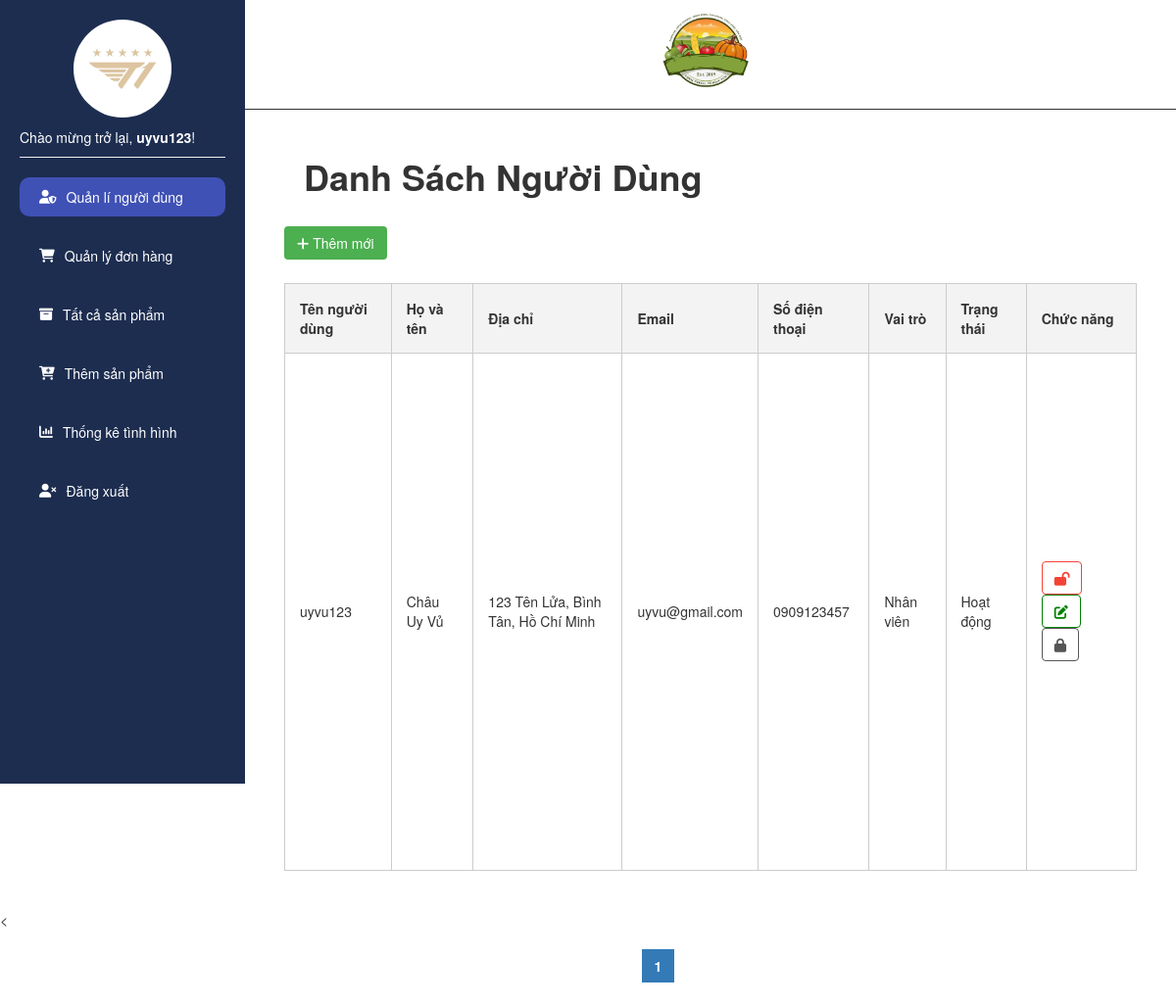
The app's page /admin/pages/usermanage.php (signed in) with its own data.
### tables this page shows
CREATE TABLE `nguoidung` (
  `fullname` varchar(255) NOT NULL,
  `user_name` varchar(255) NOT NULL,
  `hashPass` varchar(255) NOT NULL,
  `user_email` varchar(255) NOT NULL,
  `user_address` varchar(255) NOT NULL,
  `phone` varchar(11) NOT NULL,
  `user_role` enum('Nhân viên','Khách hàng') NOT NULL,
  `user_status` enum('Hoạt động','Đã khóa') NOT NULL,
  `province` varchar(255) NOT NULL,
  `district` varchar(255) NOT NULL,
  `ward` varchar(255) NOT NULL
);

### admin/pages/usermanage.php (the view, shortened to what this page needs)
<?php
require '../config/connect.php';
$page = isset($_GET['page']) ? (int)$_GET['page'] : 1;
$limit = 4;
$offset = ($page - 1) * $limit;
$sql = "SELECT user_name, fullname, user_address, user_email, phone, user_role, user_status, district, province FROM nguoidung nd LIMIT $limit OFFSET $offset";
$result = $conn->query($sql);
$totalSql = "SELECT COUNT(*) as total FROM nguoidung";
$totalResult = $conn->query($totalSql);
$totalRow = $totalResult->fetch_assoc();
$totalUsers = $totalRow['total'];
$totalPages = ceil($totalUsers / $limit);
?>
<!DOCTYPE html>
<html lang="en">
<head>
    <link rel="stylesheet" href="./stylescss/usermanage.css">
    <link rel="stylesheet" href="./stylescss/responsiveuser.css">
    <link rel="stylesheet" href="https://cdnjs.cloudflare.com/ajax/libs/font-awesome/6.0.0-beta3/css/all.min.css">
    <link rel="stylesheet" href="https://maxcdn.bootstrapcdn.com/bootstrap/3.3.7/css/bootstrap.min.css">
</head>
<body>
    <div class="sidebar" id="sidebar">
        <div class="sidebar-content">
            <nav>
                <ul style="margin-bottom: 10px;">
                    <li class="user-info">
                        <div class="img-edit">
                            <img class="img-head" src="../img/admin.jpg" alt="User Image">
                        </div>
                        <?php if (isset($_SESSION['fullname'])): ?>
            <div> Chào mừng trở lại, <strong><?php echo htmlspecialchars($_SESSION['user_name']); ?></strong>! </div>
        <?php endif; ?>
                    </li>
                </ul>
            </nav>
        </div>
        <hr>
        <ul class="sidebar-menu">
            <a class="icon-denim icon-denim-active" href="./usermanage.php" target="_self"> <i
                    class="fa-solid fa-user-shield"></i> <span>Quản lí người dùng</span></a>
            <a class="icon-denim" href="./order.php" target="_self"> <i class="fa-solid fa-cart-shopping"></i> Quản lý
                đơn hàng</a>
            <a class="icon-denim" href="./prolist.php" target="_self"><i class="fa-solid fa-box-archive"></i> Tất cả
                sản phẩm</a>
            <a class="icon-denim" href="./addpro.php" target="_self"> <i class="fa-solid fa-cart-plus"></i> Thêm sản
                phẩm</a>
            <a class="icon-denim" href="./satistics.php" target="_self"> <i class="fa-solid fa-chart-column"></i> Thống
                kê tình hình</a>
            <a class="icon-denim" href="../index.php" target="_self"><i class="fa-solid fa-user-xmark"></i> Đăng
                xuất</a>
        </ul>
    </div>
    <main class="main" id="main">
        <div class="web-header">
            <a href=""> <img src="../img/mau-thiet-ke-logo-trai-cay-SPencil-Agency-7.png"
                    alt="mau-thiet-ke-logo-trai-cay-SPencil-Agency-7"></a>
        </div>
        <div class="order-management">
            <h1 style="font-weight: bold;">Danh Sách Người Dùng</h1>
        </div>
            <button style="outline: none; margin-bottom: 24px;" class="btn green1" onclick=""><i class="fa-solid fa-plus"></i> Thêm
                mới</button>
            <div class="table-responsive" style="overflow-x: auto; width: 100%;">
            <table>
                <thead>
                    <tr>
                        <th>Tên người dùng</th>
                        <th>Họ và tên</th>
                        <th>Địa chỉ</th>
                        <th>Email</th>
                        <th>Số điện thoại</th>
                        <th>Vai trò</th>
                        <th>Trạng thái</th>
                        <th>Chức năng</th>
                    </tr>
                </thead>
                <tbody>
                    <?php
                    if ($result->num_rows > 0) {
                        while($row = $result->fetch_assoc()) {
                    ?>
                    <tr>
                        <td><?php echo $row["user_name"]; ?></td>
                        <td><?php echo $row["fullname"]; ?></td>
                        <td><?php echo $row["user_address"] . ", " . $row["district"] . ", " . $row["province"]; ?></td>
                        <td><?php echo $row["user_email"]; ?> </td>
                        <td><?php echo $row["phone"]; ?></td>
                        <td><?php echo $row["user_role"]; ?></td>
                        <td><?php echo $row["user_status"]; ?></td>
                        <td>
                            <button style="outline: none;" class="btn delete" onclick=""><i
                                class="fa-solid fa-lock-open"></i></button>
                            <button style="outline: none;" class="btn gear" onclick=""><i class="fa fa-edit"></i></button>
                            <button style="outline: none;" class="btn lock" onclick=""><i
                                class="fa-solid fa-lock"></i></button>
                        </td>
                    </tr>
                    <?php
                        }
                    } else {
                        echo "<tr><td colspan='10' style='text-align:center'>Không có dữ liệu người dùng</td></tr>";
                    }
                    ?>
                </tbody>
                </table>
            </div>
    </main>
    <<nav aria-label="Page navigation " class="page-center">
    <ul class="pagination justify-content-center" id="pagination">
        <?php for ($i = 1; $i <= $totalPages; $i++): ?>
            <li class="page-item <?= $page == $i ? 'active' : '' ?>">
                <a class="page-link" href="?page=<?= $i ?>"><?= $i ?></a>
            </li>
        <?php endfor; ?>
    </ul>
</nav>
</body>
</html>

### admin/pages/stylescss/usermanage.css (style rules this page uses)
* { margin: 0; padding: 0; box-sizing: border-box; }
body { font-family: Arial, sans-serif; background-color: #f9f9f9; overflow-x: hidden; }
.icon-denim { margin-bottom: 20px; font-weight: 500px; }
hr { margin-top: 0 !important; }
.page-center { text-align: center; margin-right: -12%; }
.img-edit { margin: auto; display: flex; }
.img-head { width: 40px; height: 40px; border-radius: 50%; object-fit: cover; }
.user-info { display: flex; align-items: center; gap: 10px; flex-wrap: wrap; }
.user-info .img-head { width: 100px; height: 100px; border-radius: 50%; object-fit: cover; }
.sidebar { width: 250px; background-color: #1d2d50; color: #fff; padding: 20px; position: fixed; height: 100%; width: 250px; transition: width 0.3s ease; overflow-x: hidden; }
.sidebar a { color: #fff; padding: 10px 20px; text-decoration: none; font-size: 14px; display: flex; align-items: center; gap: 10px; transition: 0.3s; }
.sidebar a { white-space: nowrap; overflow: hidden; text-overflow: ellipsis; }
.web-header { text-decoration: none; color: white; font-weight: bold; font-size: 20px; align-items: center; margin-top: -2%; border-bottom: 1px solid black; padding-bottom: 10px; padding-left: 10px; }
.order-management { padding: 20px; max-width: 1200px; margin-top: 60px; }
main { margin-left: 240px; padding: 40px; }
.btn { padding: 10px 15px; border-radius: 5px; cursor: pointer; font-size: 14px; background-color: white; border: 1px solid transparent; }
.btn.delete { color: #f44336; border: 1px solid #f44336; }
.btn.gear { color: green; border: 1px solid green; }
.btn.lock { color: #555; border: 1px solid #555; }
table { width: 100%; border-collapse: collapse; height: 600px; }
table th, table td { border: 1px solid #ccc; padding: 15px; text-align: left; background-color: #fff; }
table th { background-color: #f3f3f3; }
nav ul { list-style: none; display: flex; justify-content: space-around; align-items: center; padding: 0; margin: 0; }
nav ul li a { color: white; text-decoration: none; font-weight: bold; padding: 10px 15px; }
.btn { padding: 10px 15px; border: 1px solid transparent; border-radius: 5px; cursor: pointer; font-size: 14px; text-align: center; }
.btn.green1 { background-color: #4CAF50; color: #fff; }
.web-header { display: flex; position: fixed; align-items: center; justify-content: center; font-size: 30px; padding: 10px 0; border-bottom: 1px solid #333; background-color: white; z-index: 999; top: 0; right: 0; left: 250px; padding-bottom: 10px; }
.web-header img { max-width: 100%; height: auto; object-fit: contain; }
.web-header a img { width: 150px; height: 100px; border-radius: 5px; margin-right: 10px; margin-top: 15px; }
.icon-denim-active { background-color: #3f51b5; border-radius: 10px; }

### admin/pages/stylescss/responsiveuser.css (style rules this page uses)
html, body { overflow-x: hidden; max-width: 100%; position: relative; }
@media (min-width: 769px) { .table-responsive { overflow-x: auto; } }
@media (min-width: 769px) { .sidebar { position: fixed; width: 250px; height: 100vh; left: 0; top: 0; } }
@media (min-width: 769px) { .main { margin-left: 250px; } }

### records on screen
nguoidung: user_name "uyvu123", fullname "Châu Uy Vủ", user_address "123 Tên Lửa", district "Bình Tân", province "Hồ Chí Minh", user_email "uyvu@gmail.com", phone "0909123457", user_role "Nhân viên", user_status "Hoạt động"

### other values on screen
$_SESSION['user_name'] "uyvu123"
